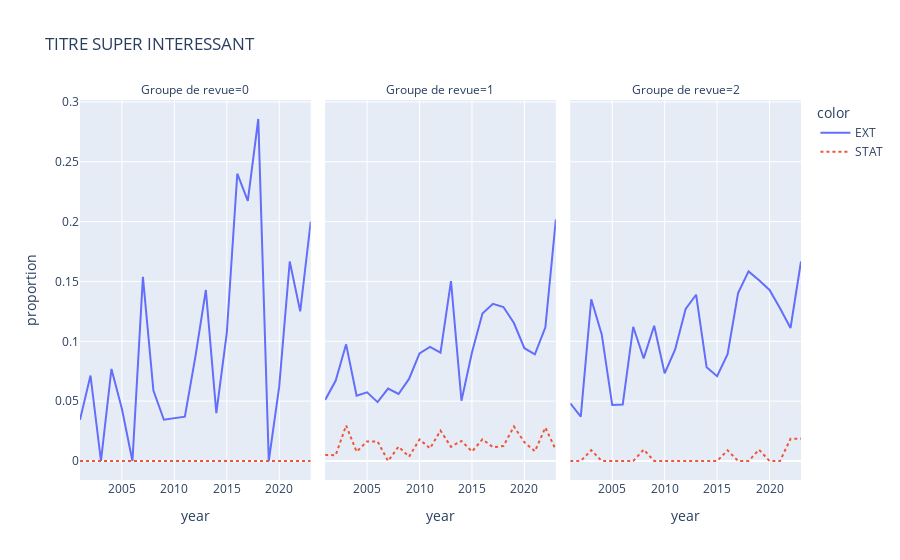

Notebook code for this chart:
### Markdown cell above
# PLAYGROUND

### Code cell
plottingKWARGS = {
    'title' : 'TITRE SUPER INTERESSANT', 
    'labels' : {
        'facet_col' : 'Groupe de revue'
    }
}

open_and_plot(FILENAME, **plottingKWARGS)

### Figure 1 — Plotly figure (JSON) as saved in the notebook; plotly's stock layout.template omitted (floating-point values rounded to 4 significant figures)
{"data": [{"hovertemplate": "color=EXT<br>Groupe de revue=0<br>year=%{x}<br>proportion=%{y}<extra></extra>", "legendgroup": "EXT", "line": {"color": "#636efa", "dash": "solid"}, "marker": {"symbol": "circle"}, "mode": "lines", "name": "EXT", "orientation": "v", "showlegend": true, "type": "scatter", "x": [2001, 2002, 2003, 2004, 2005, 2006, 2007, 2008, 2009, 2010, 2011, 2012, 2013, 2014, 2015, 2016, 2017, 2018, 2019, 2020, 2021, 2022, 2023], "xaxis": "x", "y": [0.03448, 0.07143, 0, 0.07692, 0.04348, 0, 0.1538, 0.05882, 0.03448, 0.03571, 0.03704, 0.08696, 0.1429, 0.04, 0.1071, 0.24, 0.2174, 0.2857, 0, 0.0625, 0.1667, 0.125, 0.2], "yaxis": "y"}, {"hovertemplate": "color=EXT<br>Groupe de revue=1<br>year=%{x}<br>proportion=%{y}<extra></extra>", "legendgroup": "EXT", "line": {"color": "#636efa", "dash": "solid"}, "marker": {"symbol": "circle"}, "mode": "lines", "name": "EXT", "orientation": "v", "showlegend": false, "type": "scatter", "x": [2001, 2002, 2003, 2004, 2005, 2006, 2007, 2008, 2009, 2010, 2011, 2012, 2013, 2014, 2015, 2016, 2017, 2018, 2019, 2020, 2021, 2022, 2023], "xaxis": "x2", "y": [0.05102, 0.06699, 0.09746, 0.05447, 0.05738, 0.04918, 0.06048, 0.056, 0.06859, 0.08993, 0.09541, 0.09058, 0.1502, 0.05034, 0.09055, 0.1232, 0.1313, 0.1286, 0.1152, 0.09424, 0.08907, 0.1116, 0.2018], "yaxis": "y2"}, {"hovertemplate": "color=EXT<br>Groupe de revue=2<br>year=%{x}<br>proportion=%{y}<extra></extra>", "legendgroup": "EXT", "line": {"color": "#636efa", "dash": "solid"}, "marker": {"symbol": "circle"}, "mode": "lines", "name": "EXT", "orientation": "v", "showlegend": false, "type": "scatter", "x": [2001, 2002, 2003, 2004, 2005, 2006, 2007, 2008, 2009, 2010, 2011, 2012, 2013, 2014, 2015, 2016, 2017, 2018, 2019, 2020, 2021, 2022, 2023], "xaxis": "x3", "y": [0.04819, 0.03704, 0.1351, 0.1058, 0.04673, 0.04717, 0.1121, 0.08571, 0.113, 0.07317, 0.09322, 0.127, 0.1389, 0.07826, 0.0708, 0.08929, 0.1404, 0.1584, 0.1509, 0.1429, 0.1277, 0.1111, 0.1667], "yaxis": "y3"}, {"hovertemplate": "color=STAT<br>Groupe de revue=0<br>year=%{x}<br>proportion=%{y}<extra></extra>", "legendgroup": "STAT", "line": {"color": "#EF553B", "dash": "dot"}, "marker": {"symbol": "circle"}, "mode": "lines", "name": "STAT", "orientation": "v", "showlegend": true, "type": "scatter", "x": [2001, 2002, 2003, 2004, 2005, 2006, 2007, 2008, 2009, 2010, 2011, 2012, 2013, 2014, 2015, 2016, 2017, 2018, 2019, 2020, 2021, 2022, 2023], "xaxis": "x", "y": [0, 0, 0, 0, 0, 0, 0, 0, 0, 0, 0, 0, 0, 0, 0, 0, 0, 0, 0, 0, 0, 0, 0], "yaxis": "y"}, {"hovertemplate": "color=STAT<br>Groupe de revue=1<br>year=%{x}<br>proportion=%{y}<extra></extra>", "legendgroup": "STAT", "line": {"color": "#EF553B", "dash": "dot"}, "marker": {"symbol": "circle"}, "mode": "lines", "name": "STAT", "orientation": "v", "showlegend": false, "type": "scatter", "x": [2001, 2002, 2003, 2004, 2005, 2006, 2007, 2008, 2009, 2010, 2011, 2012, 2013, 2014, 2015, 2016, 2017, 2018, 2019, 2020, 2021, 2022, 2023], "xaxis": "x2", "y": [0.005102, 0.004785, 0.02966, 0.007782, 0.01639, 0.01639, 0, 0.012, 0.00361, 0.01799, 0.0106, 0.02536, 0.01186, 0.01678, 0.007874, 0.01812, 0.01158, 0.01245, 0.02881, 0.01571, 0.008097, 0.02791, 0.009174], "yaxis": "y2"}, {"hovertemplate": "color=STAT<br>Groupe de revue=2<br>year=%{x}<br>proportion=%{y}<extra></extra>", "legendgroup": "STAT", "line": {"color": "#EF553B", "dash": "dot"}, "marker": {"symbol": "circle"}, "mode": "lines", "name": "STAT", "orientation": "v", "showlegend": false, "type": "scatter", "x": [2001, 2002, 2003, 2004, 2005, 2006, 2007, 2008, 2009, 2010, 2011, 2012, 2013, 2014, 2015, 2016, 2017, 2018, 2019, 2020, 2021, 2022, 2023], "xaxis": "x3", "y": [0, 0, 0.009009, 0, 0, 0, 0, 0.009524, 0, 0, 0, 0, 0, 0, 0, 0.008929, 0, 0, 0.009434, 0, 0, 0.01852, 0.01852], "yaxis": "y3"}], "layout": {"annotations": [{"font": {}, "showarrow": false, "text": "Groupe de revue=0", "x": 0.16, "xanchor": "center", "xref": "paper", "y": 1, "yanchor": "bottom", "yref": "paper"}, {"font": {}, "showarrow": false, "text": "Groupe de revue=1", "x": 0.5, "xanchor": "center", "xref": "paper", "y": 1, "yanchor": "bottom", "yref": "paper"}, {"font": {}, "showarrow": false, "text": "Groupe de revue=2", "x": 0.84, "xanchor": "center", "xref": "paper", "y": 1, "yanchor": "bottom", "yref": "paper"}], "legend": {"title": {"text": "color"}, "tracegroupgap": 0}, "title": {"text": "TITRE SUPER INTERESSANT"}, "xaxis": {"anchor": "y", "domain": [0, 0.32], "title": {"text": "year"}}, "xaxis2": {"anchor": "y2", "domain": [0.34, 0.66], "matches": "x", "title": {"text": "year"}}, "xaxis3": {"anchor": "y3", "domain": [0.68, 1.0], "matches": "x", "title": {"text": "year"}}, "yaxis": {"anchor": "x", "domain": [0, 1], "title": {"text": "proportion"}}, "yaxis2": {"anchor": "x2", "domain": [0, 1], "matches": "y", "showticklabels": false}, "yaxis3": {"anchor": "x3", "domain": [0, 1], "matches": "y", "showticklabels": false}}}
